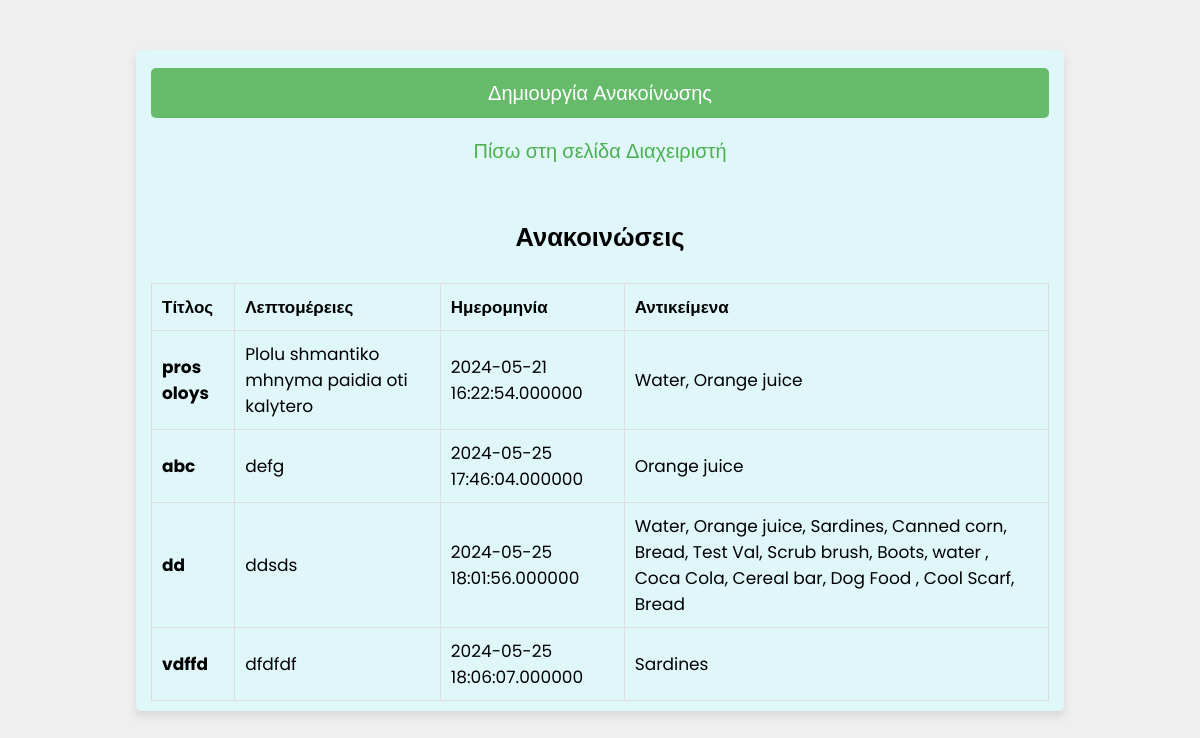
Page /announcements.php (signed in) on the earlier database version.
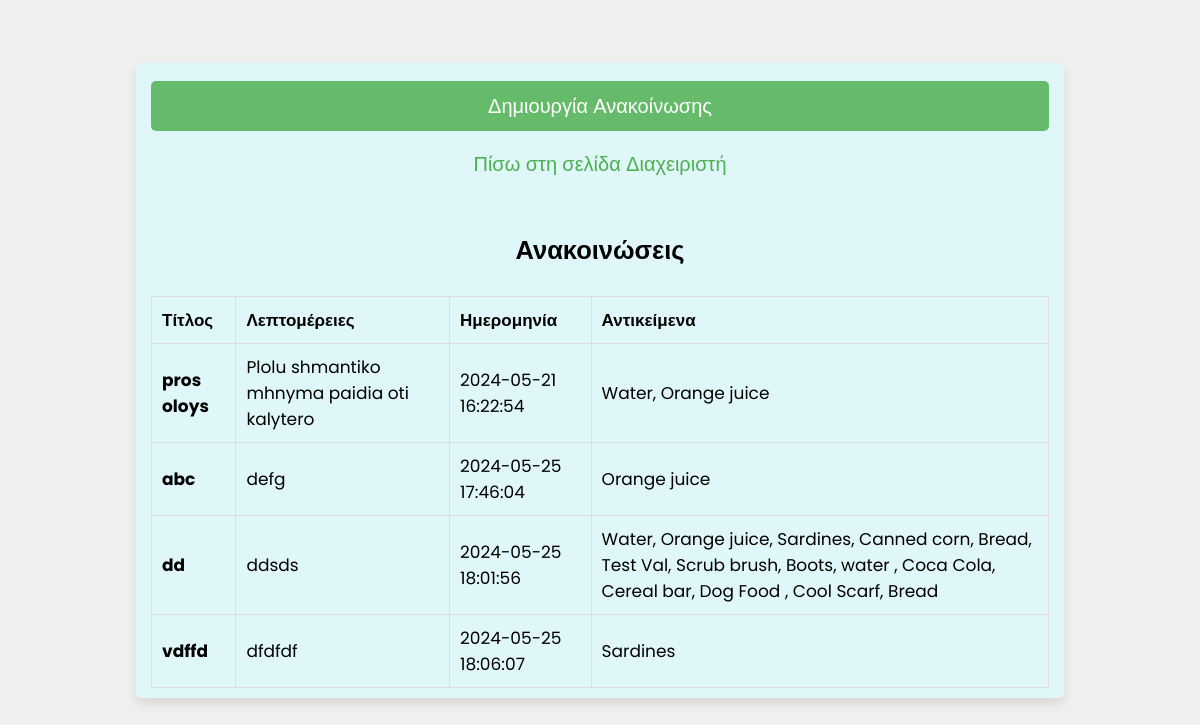
Same page on the later database version.
### tables this page shows
CREATE TABLE `announcements` (
  `id` int(255) NOT NULL,
  `title` varchar(255) NOT NULL,
  `details` text NOT NULL,
  `date` datetime NOT NULL,
  `item_ids` varchar(255) NOT NULL
);

### announcements.php (the view, shortened to what this page needs)
<?php
@include 'config.php';
$items = [];
$item_result = $conn->query("SELECT id, name FROM items");
while ($item_row = $item_result->fetch_assoc()) {
    $items[$item_row['id']] = $item_row['name'];
}
?>
<!DOCTYPE html>
<html lang="el">
<head>
    <link rel="stylesheet" href="css/style.css">
</head>
<body>
    <div class="form-container">
        <form id="initialize_form" action="" method="post">
            <input type="button" id="j_button" class="form-btn" onclick="window.location.href = 'create_announcement.php'" value="Δημιουργία Ανακοίνωσης"><br>
            <p><a href="admin_page.php">Πίσω στη σελίδα Διαχειριστή</a></p>
            <br><br>
            <h2>Ανακοινώσεις</h2><br>
            <table class="table" id="announcementsTable">
                <thead>
                    <tr>
                        <th scope="col">Τίτλος</th>
                        <th scope="col">Λεπτομέρειες</th>
                        <th scope="col">Ημερομηνία</th>
                        <th scope="col">Αντικείμενα</th>
                    </tr>
                </thead>
                <tbody>
                    <?php
                    $result = $conn->query("SELECT * FROM announcements");
                    if ($result->num_rows > 0) {
                        while ($row = $result->fetch_assoc()) {
                            $item_ids = explode(',', $row['item_ids']);
                            $item_names = array_map(function($id) use ($items) {
                                return $items[$id];
                            }, $item_ids);
                            $item_names_str = implode(', ', $item_names);
                            echo '<tr>
                                <th scope="row">'.$row['title'].'</th>
                                <td>'.$row['details'].'</td>
                                <td>'.$row['date'].'</td>
                                <td>'.$item_names_str.'</td>
                            </tr>';
                        }
                    } else {
                        echo "<tr><td colspan='4'>No announcements found</td></tr>";
                    }
                    ?>
                </tbody>
            </table>
        </form>
    </div>
</body>
</html>

Differences in the rows shown:
changed announcements "pros oloys": date "2024-05-21 16:22:54.000000" → "2024-05-21 16:22:54"
changed announcements "abc": date "2024-05-25 17:46:04.000000" → "2024-05-25 17:46:04"
changed announcements "dd": date "2024-05-25 18:01:56.000000" → "2024-05-25 18:01:56"
changed announcements "vdffd": date "2024-05-25 18:06:07.000000" → "2024-05-25 18:06:07"
